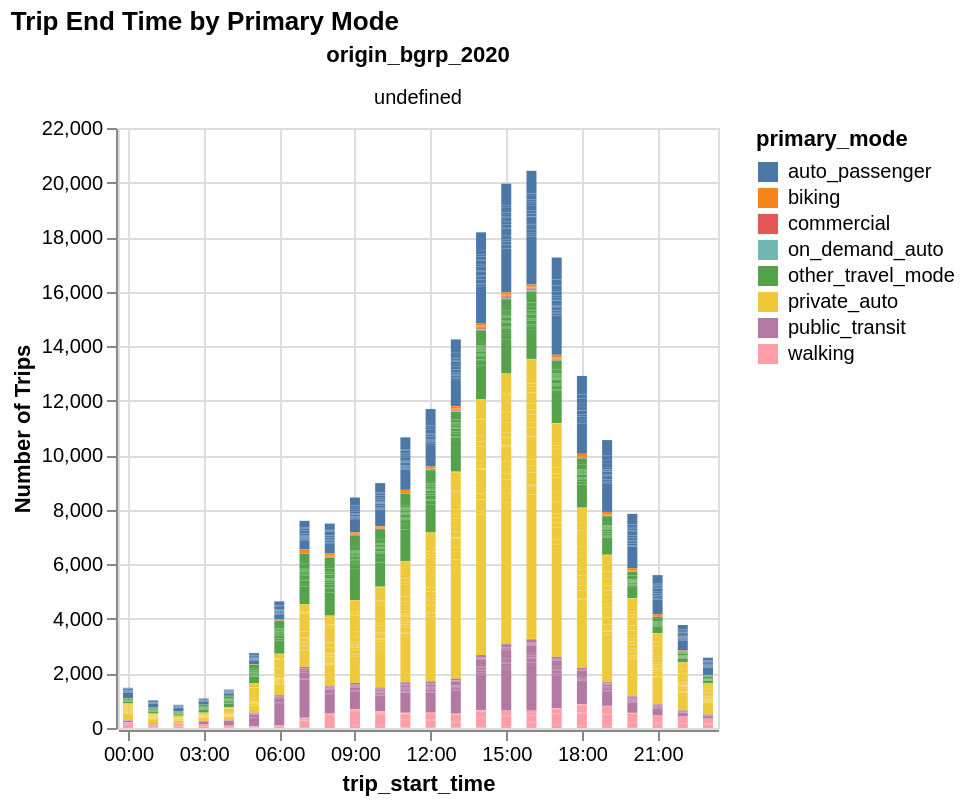

Notebook code cell kept with this figure:
### Code cell
alt.Chart(end).mark_bar().encode(
    x=alt.X("trip_start_time:T",axis=alt.Axis(format='%H:%M')),
    y=alt.Y("trip_count:Q", title= "Number of Trips"),
    color=alt.Color("primary_mode:N", #scale=alt.Scale(range=cp.CALITP_CATEGORY_BRIGHT_COLORS)
                   ),
    # row="origin_bgrp_2020:O",
    facet=alt.Facet('origin_bgrp_2020:O').columns(4)).properties(title="Trip End Time by Primary Mode")

### Figure 1 — Vega-Lite specification as saved in the notebook (floating-point values rounded to 4 significant figures; data arrays with more than 128 entries replaced by an {"elided": "..."} marker saying what was removed)
{"config": {"view": {"continuousWidth": 300, "continuousHeight": 300}}, "data": {"name": "data-745b975760dd0771fc357c443e4e9a84"}, "mark": {"type": "bar"}, "encoding": {"color": {"field": "primary_mode", "type": "nominal"}, "facet": {"columns": 4, "field": "origin_bgrp_2020", "type": "ordinal"}, "x": {"axis": {"format": "%H:%M"}, "field": "trip_start_time", "type": "temporal"}, "y": {"field": "trip_count", "title": "Number of Trips", "type": "quantitative"}}, "title": "Trip End Time by Primary Mode", "$schema": "https://vega.github.io/schema/vega-lite/v6.1.0.json", "datasets": {"data-745b975760dd0771fc357c443e4e9a84": {"elided": "3036 records"}}}
